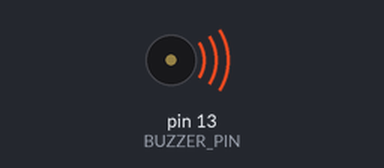
The sketch below on a simulated Arduino Uno, built with avr-gcc and run on an emulated ATmega328P. On the bench: buzzer (waves = sounding).

Above: at 1.7 s.
At 4.14 s:
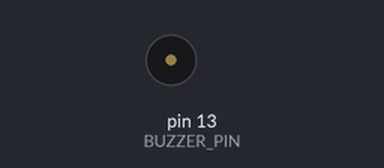
Timing chart, 0 to 5.5 s (numbered marks = the images above):
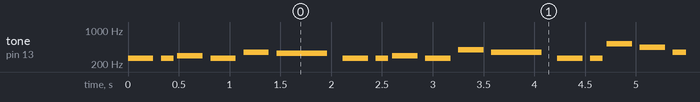

Measured:
- by itself, tone on pin 13 (BUZZER_PIN): plays 262 Hz for 0.25 s, 262 Hz for 0.13 s, 294 Hz for 0.25 s, 262 Hz for 0.25 s, 349 Hz for 0.25 s, 330 Hz for 0.50 s … (386 notes in this stretch)

The sketch:

HappyBirthday.ino
```cpp
// Example from HiBit <https://www.hibit.dev> on GPIO13


#include "pitches.h"

#define BUZZER_PIN 13

int melody[] = {
  NOTE_C4, NOTE_C4,
  NOTE_D4, NOTE_C4, NOTE_F4,
  NOTE_E4, NOTE_C4, NOTE_C4,
  NOTE_D4, NOTE_C4, NOTE_G4,
  NOTE_F4, NOTE_C4, NOTE_C4,

  NOTE_C5, NOTE_A4, NOTE_F4,
  NOTE_E4, NOTE_D4, NOTE_AS4, NOTE_AS4,
  NOTE_A4, NOTE_F4, NOTE_G4,
  NOTE_F4
};

int durations[] = {
  4, 8,
  4, 4, 4,
  2, 4, 8,
  4, 4, 4,
  2, 4, 8,

  4, 4, 4,
  4, 4, 4, 8,
  4, 4, 4,
  2
};

void setup()
{
  pinMode(BUZZER_PIN, OUTPUT);
}

void loop()
{
  int size = sizeof(durations) / sizeof(int);

  for (int note = 0; note < size; note++) {
    //to calculate the note duration, take one second divided by the note type.
    //e.g. quarter note = 1000 / 4, eighth note = 1000/8, etc.
    int duration = 1000 / durations[note];
    tone(BUZZER_PIN, melody[note], duration);

    //to distinguish the notes, set a minimum time between them.
    //the note's duration + 30% seems to work well:
    int pauseBetweenNotes = duration * 1.30;
    delay(pauseBetweenNotes);

    //stop the tone playing:
    noTone(BUZZER_PIN);
  }
}
```
